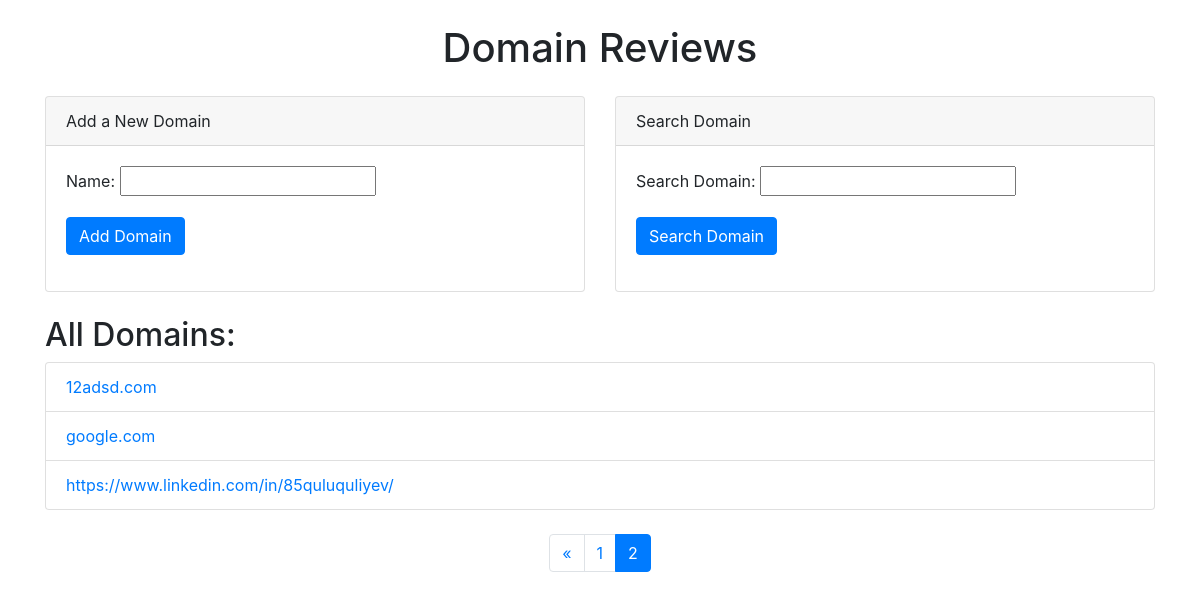
Page /?page=2 on the earlier database version.
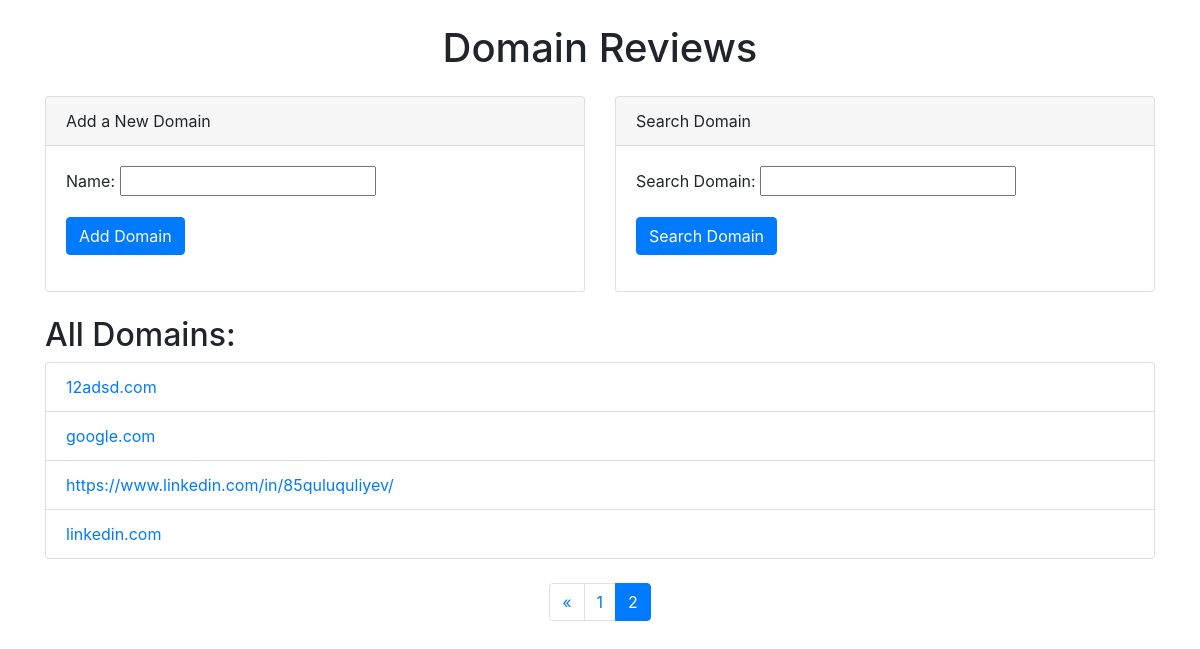
Same page on the later database version.
### reviews/models.py (models this page shows, shortened)
class Domain(models.Model):
    name = models.CharField(max_length=255, unique=True)

### reviews/views.py (the view)
# urls.py: path('', views.home, name='home'),
def home(request):
    message = ""
    search_results = None
    if 'search' in request.GET:
        search_form = SearchForm(request.GET)
        if search_form.is_valid():
            name = search_form.cleaned_data['name']
            search_results = Domain.objects.filter(name__icontains=name)
    else:
        search_form = SearchForm()
    if request.method == 'POST':
        domain_form = DomainForm(request.POST)
        if domain_form.is_valid():
            name = domain_form.cleaned_data['name']
            domain, created = Domain.objects.get_or_create(name=name)
            if created:
                message = f'Domain "{name}" başarıyla eklendi.'
            else:
                message = f'Domain "{name}" zaten mevcut.'
            return redirect('home')
    else:
        domain_form = DomainForm()
    domains_list = Domain.objects.all()
    paginator = Paginator(domains_list, 10)  # Sayfa başına 10 domain
    page_number = request.GET.get('page')
    domains = paginator.get_page(page_number)
    return render(request, 'reviews/home.html', {
        'domain_form': domain_form,
        'domains': domains,
        'message': message,
        'search_form': search_form,
        'search_results': search_results
    })

### reviews/forms.py
class DomainForm(forms.ModelForm):
    class Meta:
        model = Domain
        fields = ['name']

class SearchForm(forms.Form):
    name = forms.CharField(max_length=255, label='Search Domain')

### reviews/templates/reviews/home.html (shortened to what this page needs)
<!DOCTYPE html>
<html>
<head>
    <link href="https://stackpath.bootstrapcdn.com/bootstrap/4.5.2/css/bootstrap.min.css" rel="stylesheet">
</head>
<body>
    <div class="container">
        <h1 class="mt-4 text-center">Domain Reviews</h1>
        <div class="row mt-4">
            <div class="col-md-6">
                <div class="card">
                    <div class="card-header">
                        Add a New Domain
                    </div>
                    <div class="card-body">
                        <form method="post">
                            {{ domain_form.as_p }}
                            <button type="submit" class="btn btn-primary">Add Domain</button>
                        </form>
                    </div>
                </div>
            </div>
            <div class="col-md-6">
                <div class="card">
                    <div class="card-header">
                        Search Domain
                    </div>
                    <div class="card-body">
                        <form method="get">
                            {{ search_form.as_p }}
                            <button type="submit" name="search" class="btn btn-primary">Search Domain</button>
                        </form>
                    </div>
                </div>
            </div>
        </div>
        <div class="mt-4">
            <h2>All Domains:</h2>
            <ul class="list-group">
                {% for domain in domains %}
                    <li class="list-group-item"><a href="{% url 'domain_detail' domain.id %}">{{ domain.name }}</a></li>
                {% endfor %}
            </ul>
    <br>
            <nav aria-label="Page navigation example">
                <ul class="pagination justify-content-center">
                    {% if domains.has_previous %}
                        <li class="page-item">
                            <a class="page-link" href="?page={{ domains.previous_page_number }}" aria-label="Previous">
                                <span aria-hidden="true">&laquo;</span>
                            </a>
                        </li>
                    {% endif %}
                    {% for num in domains.paginator.page_range %}
                        <li class="page-item {% if domains.number == num %}active{% endif %}">
                            <a class="page-link" href="?page={{ num }}">{{ num }}</a>
                        </li>
                    {% endfor %}
                </ul>
            </nav>
        </div>
    </div>
</body>
</html>

Differences in the rows shown:
added Domain: name "linkedin.com"
